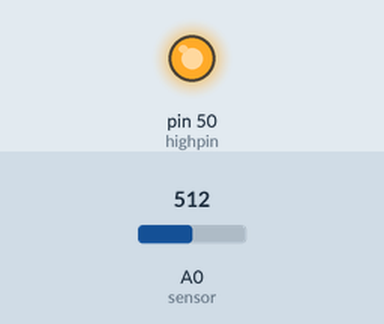
The sketch below on a simulated Arduino Mega 2560, built with avr-gcc and run on an emulated ATmega2560. Parts: output pins drawn as LEDs (lit = HIGH). The test bench sets the inputs (shaded band); at power-on: A0 (sensor) = 512. What the sketch prints to the serial monitor is not drawn.

Above: at 0.1 s.
Timing chart, 0 to 1.6 s (numbered marks = the images above):
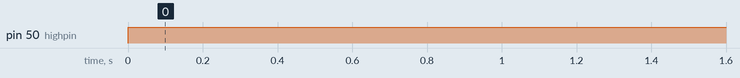

Measured:
- by itself, pin 50 (highpin): LOW → HIGH at 0.00 s

The sketch:

sketch_oct25a.ino
```cpp
// Sharp IR GP2Y0A41SK0F Distance Test
// http://tinkcore.com/sharp-ir-gp2y0a41-skf/

#define sensor A0 // Sharp IR GP2Y0A41SK0F (4-30cm, analog)
int highpin = 50;

void setup() {
  Serial.begin(9600); // start the serial port
  pinMode(sensor, INPUT);
  pinMode(highpin, OUTPUT);
}

void loop() {

  // 5v
  digitalWrite(highpin, HIGH);
  float volts = analogRead(sensor)*0.0048828125;  // value from sensor * (5/1024)
  int distance = 13*pow(volts, -1); // worked out from datasheet graph
  delay(500); // slow down serial port
  Serial.println(volts);   // print the distance

}
```

sketch_nov29b.ino
```cpp
#include "utility/Adafruit_MS_PWMServoDriver.h"

AF_DCMotor motor1(1, MOTOR12_64KHZ); // create motor #1, 64KHz pwm
AF_DCMotor motor2(2, MOTOR12_64KHZ); // motor #2


void go() {
  Serial.println("All motors ahead - fast");
  motor1.run(FORWARD);
  motor2.run(FORWARD);

  motor1.setSpeed(255);
  motor2.setSpeed(255);

}

void backup() {
  Serial.println("All motors backward - fast");
  motor1.run(BACKWARD);
  motor2.run(BACKWARD);

  motor1.setSpeed(255);
  motor2.setSpeed(255);

}

void left() {
  Serial.println("Pivot left");
  motor1.run(BACKWARD);
  motor2.run(BACKWARD);

  motor1.setSpeed(255);
  motor2.setSpeed(255);

}

void right() {
  Serial.println("Pivot right");
  motor1.run(FORWARD);
  motor2.run(FORWARD);

  motor1.setSpeed(255);
  motor2.setSpeed(255);

}

void halt() {
  uint8_t i;
  for (i=255; i!=0; i--) {
    motor1.setSpeed(i);
    motor2.setSpeed(i);

    delay(10);
    }
   Serial.println("All motors stop");
   motor1.run(RELEASE);
   motor2.run(RELEASE);

}

void avoidLeft() {
  halt();
  backup();
  delay(1500);
  left();
  delay(900);
}

void avoidRight() {
  halt();
  backup();
  delay(1500);
  right();
  delay(900);

}
```
